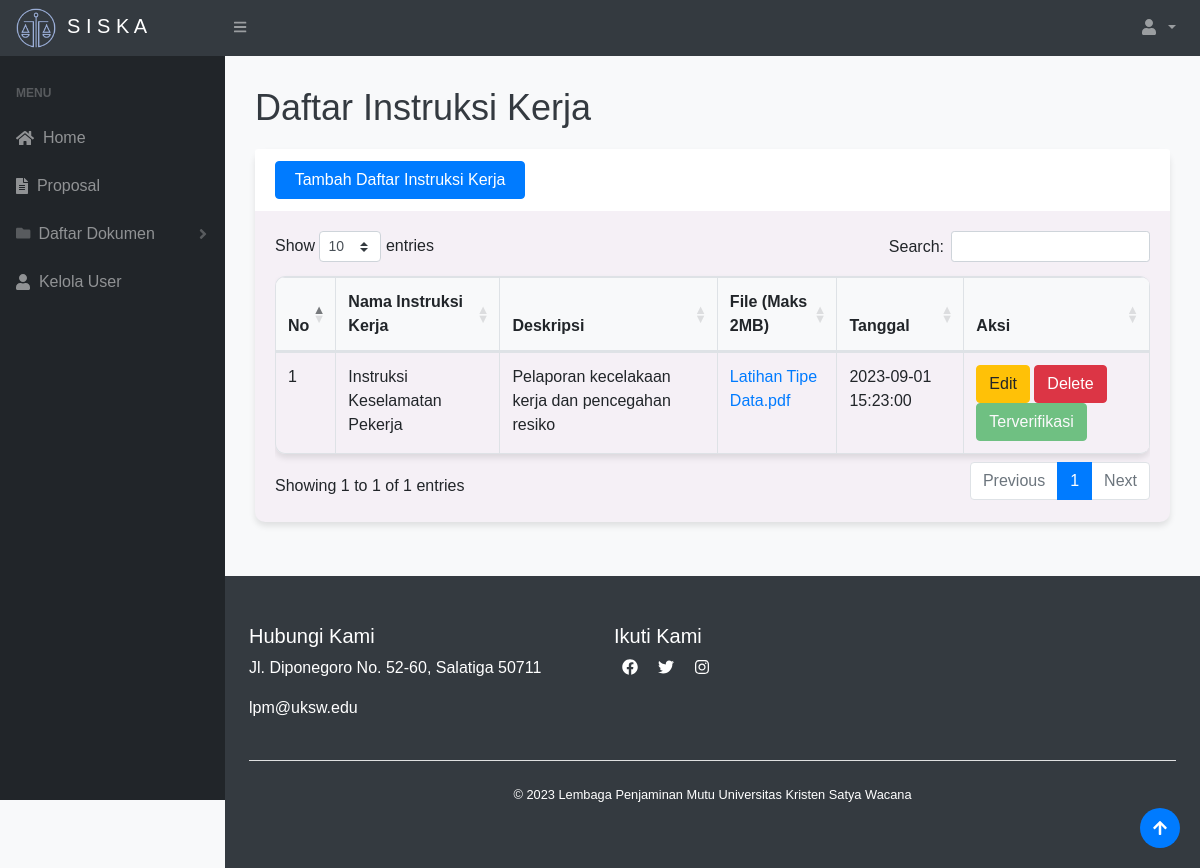
The page /daku/instruksi.php (signed in) on the database its author committed.
### tables this page shows
CREATE TABLE `instruksi` (
  `idinstruksi` int(11) NOT NULL,
  `namainstruksi` varchar(50) NOT NULL,
  `deskripsi` varchar(150) NOT NULL,
  `file` varchar(50) NOT NULL,
  `tanggal` datetime NOT NULL,
  `status` int(11) NOT NULL
);

### daku/instruksi.php (the view, shortened to what this page needs)
<?php
require "../function.php";
if (isset($_SESSION['log']) && $_SESSION['role'] === 'daku') {
?>
    <!DOCTYPE html>
    <html lang="en">
    <head>
        <link href="../css/styles.css" rel="stylesheet" />
        <link href="../css/tambah.css" rel="stylesheet" />
        <link href="https://cdn.datatables.net/1.10.20/css/dataTables.bootstrap4.min.css" rel="stylesheet" />
    </head>
    <body class="sb-nav-fixed">
        <?php include('../navbar.php'); ?>
        <div id="layoutSidenav">
            <div id="layoutSidenav_nav">
                <?php include('sidebar.php'); ?>
            </div>
            <div id="layoutSidenav_content">
                <main>
                    <div class="container-fluid">
                        <h1>Daftar Instruksi Kerja </h1>
                        <div class="card mb-4">
                            <div class="card-header">
                                <button type="button" class="btn btn-primary" data-toggle="modal" data-target="#myModal">
                                    Tambah Daftar Instruksi Kerja
                                </button>
                            </div>
                            <div class="card-body">
                                <div class="table-responsive">
                                    <table class="table table-bordered" id="dataTable" width="100%" cellspacing="0">
                                        <thead>
                                            <tr>
                                                <th>No</th>
                                                <th>Nama Instruksi Kerja</th>
                                                <th>Deskripsi</th>
                                                <th>File (Maks 2MB)</th>
                                                <th>Tanggal</th>
                                                <th>Aksi</th>
                                            </tr>
                                        </thead>
                                        <tbody>
                                            <?php
                                            $ambilsemuadatainstruksi = mysqli_query($conn, "select * from instruksi");
                                            $i = 1;
                                            while ($data = mysqli_fetch_array($ambilsemuadatainstruksi)) {
                                                $namainstruksi = $data['namainstruksi'];
                                                $deskripsi = $data['deskripsi'];
                                                $file = $data['file'];
                                                $idi = $data['idinstruksi'];
                                                $tanggal = $data['tanggal'];
                                                $status = $data['status'];
                                            ?>
                                                <tr>
                                                    <td><?= $i++; ?></td>
                                                    <td><?= $namainstruksi; ?></td>
                                                    <td><?= $deskripsi; ?></td>
                                                    <td><a href="../assets/instruksi/pdf/<?= $file; ?>" target="_blank"><?= $file; ?></a></td>
                                                    <td><?= $tanggal; ?></td>
                                                    <td>
                                                        <button type="button" class="btn btn-warning" data-toggle="modal" data-target="#edit<?= $idi; ?>">
                                                            Edit
                                                        </button>
                                                        <button type="button" class="btn btn-danger" data-toggle="modal" data-target="#delete<?= $idi; ?>">
                                                            Delete
                                                        </button>
                                                        <?php
                                                        if ($status == 0) {
                                                            echo '<button type="button" class="btn btn-info" disabled>Belum Terverifikasi</button>';
                                                        } else if ($status == 1) {
                                                            echo '<button type="button" class="btn btn-success" disabled>Terverifikasi</button>';
                                                        } else {
                                                            echo '<button type="button" class="btn btn-danger" disabled>Gagal Terverifikasi</button>';
                                                        }
                                                        ?>
                                                    </td>
                                                </tr>
                                            <?php
                                            };
                                            ?>
                                        </tbody>
                                    </table>
                                </div>
                            </div>
                        </div>
                        <button onclick="topFunction()" id="myBtn" title="Go to top"><i class="fas fa-arrow-up"></i></button>
                </main>
                <?php include('../footer.php'); ?>
            </div>
        </div>
    </body>
    </html>
<?php
} else {
    header("location:../login.php");
    exit();
}
?>

### css/tambah.css (style rules this page uses)
body { font-family: Arial, sans-serif; background-color: #f8f9fa; }
.container-fluid { padding: 30px; }
h1 { font-size: 36px; margin-bottom: 20px; color: #343a40; }
.card { margin-bottom: 30px; border: none; border-radius: 10px; box-shadow: 0 4px 6px rgba(0, 0, 0, 0.1); }
.card-header { background-color: #fff; border-bottom: none; }
.card-body { padding: 20px; }
table { width: 100%; border-collapse: collapse; border-radius: 10px; overflow: hidden; box-shadow: 0 4px 6px rgba(0, 0, 0, 0.1); }
th, td { padding: 12px 15px; text-align: left; border-bottom: 1px solid #e9ecef; }
th { background-color: #f8f9fa; }
a { text-decoration: none; }
#myBtn { position: fixed; bottom: 20px; right: 20px; background: none; border: none; padding: 0; cursor: pointer; width: 40px; height: 40px; border-radius: 50%; background-color: #007bff; color: #fff; display: flex; justify-content: center; align-items: center; }

### rows shown on the page
instruksi: namainstruksi "Instruksi Keselamatan Pekerja", deskripsi "Pelaporan kecelakaan kerja dan pencegahan resiko", file "Latihan Tipe Data.pdf", tanggal "2023-09-01 15:23:00", status "Terverifikasi"
